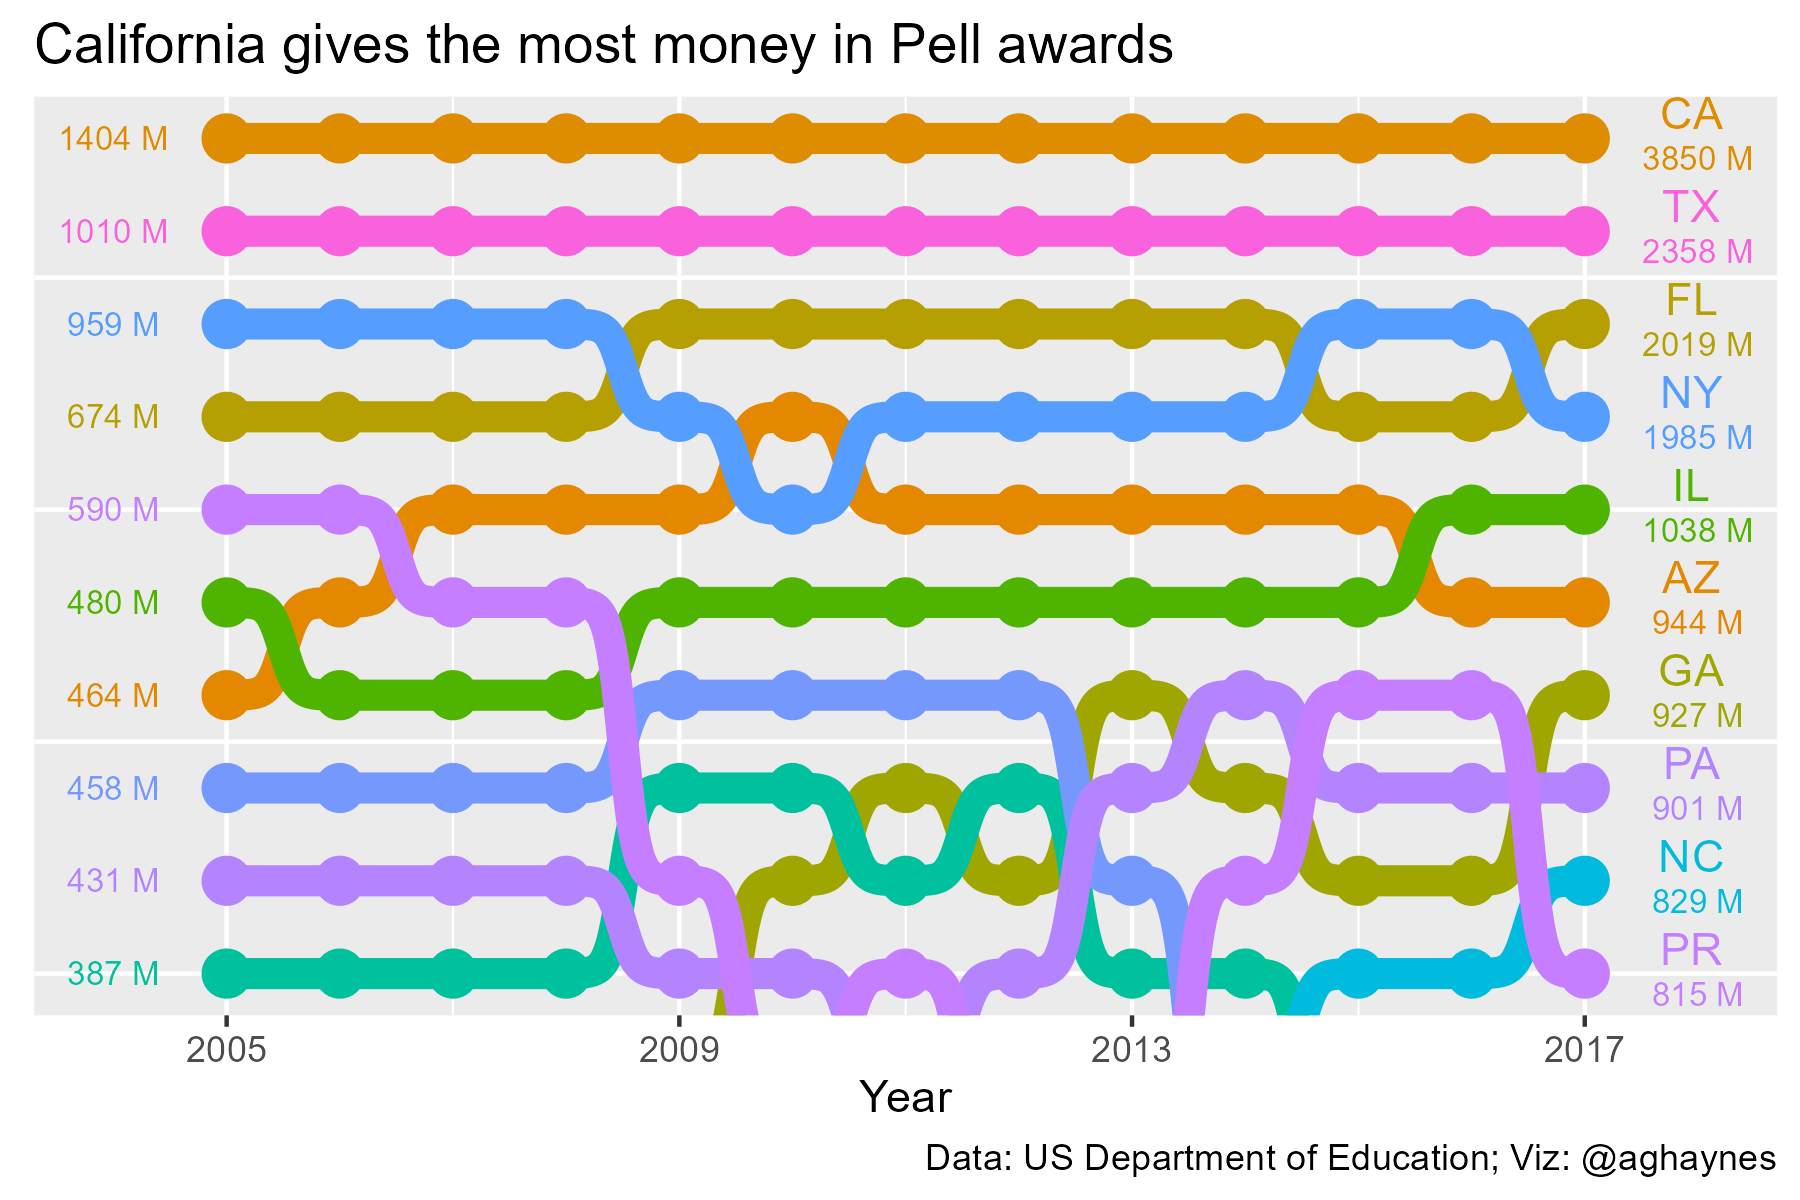

The script that saved this image:

library(tidyverse)
pell <- readr::read_csv('https://raw.githubusercontent.com/rfordatascience/tidytuesday/master/data/2022/2022-08-30/pell.csv')

d <- pell %>% 
  group_by(YEAR, STATE) %>% 
  summarize(award = sum(AWARD)) %>% 
  arrange(YEAR, desc(award)) %>% 
  mutate(rank = 1:n())

d %>% 
  ggplot(aes(x = YEAR, y = award)) +
  geom_point() +
  geom_line(aes(group = STATE, col = STATE))



library(ggbump)
library(ggtext)

remotes::install_github("thebioengineer/camcorder")
library(camcorder)

gg_record(
  dir = file.path("2022-08-30_pellaward","recording"), # where to save the recording
  device = "png", # device to use to save images
  width = 6, # width of saved image
  height = 4, # height of saved image
  units = "in", # units for width and height
  dpi = 300 # dpi to use when saving image
)

d %>% 
  filter(YEAR > 2004) %>%
  ggplot(aes(x = YEAR, y = rank)) +
  geom_bump(aes(group = STATE, col = STATE), size = 3.5, show.legend = FALSE) +
  geom_point(aes(col = STATE), size = 5, show.legend = FALSE) +
  geom_richtext(aes(x = 2018, y = rank, 
                    label = paste(STATE, "<br><span style='font-size:8pt'>", 
                                  round(award/1e6), "M</span>"), col = STATE), 
            data = d %>% filter(YEAR == 2017), show.legend = FALSE,
            lineheight = .1,
            fill = NA, label.color = NA, # remove background and outline
            ) +
  geom_richtext(aes(x = 2004, y = rank, 
                    label = paste("<span style='font-size:8pt'>", 
                                  round(award/1e6), "M</span>"), col = STATE), 
            data = d %>% filter(YEAR == 2005), show.legend = FALSE,
            lineheight = .1,
            fill = NA, label.color = NA, # remove background and outline
            ) +
  coord_cartesian(ylim = c(10, 1)) +
  labs(title = "California gives the most money in Pell awards ",
       x = "Year",
       caption = "Data: US Department of Education; Viz: @aghaynes"
       ) +
  scale_x_continuous(breaks = c(2005, 2009, 2013, 2017)) +
  theme(axis.title.y = element_blank(), 
        axis.text.y = element_blank(), 
        axis.ticks.y = element_blank())

ggsave(file.path("2022-08-30_pellaward", "pell.png"), 
       width = 6, # width of saved image
       height = 4, # height of saved image
       units = "in", # units for width and height
       dpi = 300 # dpi to use when saving image
       )

gg_playback(
  name = file.path("2022-08-30_pellaward","recording","pell_gif.gif"),
  first_image_duration = 8,
  last_image_duration = 12,
  frame_duration = .25
)
